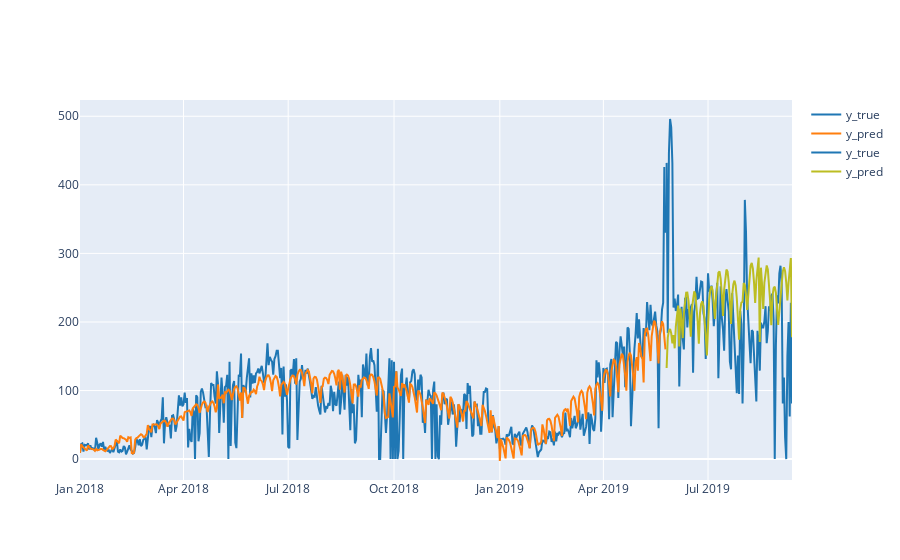

Notebook cell for this chart:
### Code cell
import numpy as np
import plotly.graph_objects as go

# https://community.plotly.com/t/plotly-colours-list/11730/2

fig=go.Figure()
fig.add_trace(go.Scatter(x=train_viz['date'], y=train_viz['y_train_true'],mode='lines', 
                         line = dict(color = '#1f77b4'), name='y_true')) # muted blue
fig.add_trace(go.Scatter(x=train_viz['date'], y=train_viz['y_train_pred'],mode='lines',
                         line = dict(color = '#ff7f0e'), name='y_pred')) # safety orange
fig.add_trace(go.Scatter(x=valid_viz['date'], y=valid_viz['y_valid_true'],mode='lines',
                         line = dict(color = '#1f77b4'), name='y_true')) # muted blue
fig.add_trace(go.Scatter(x=valid_viz['date'], y=valid_viz['y_valid_pred'],mode='lines',
                         line = dict(color = '#bcbd22'),name='y_pred')) # curry yellow-green
fig.show()
